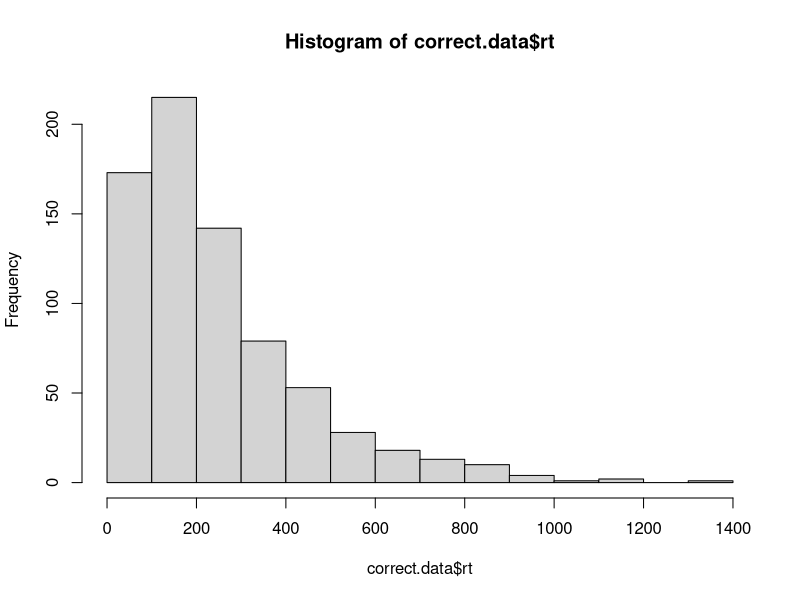
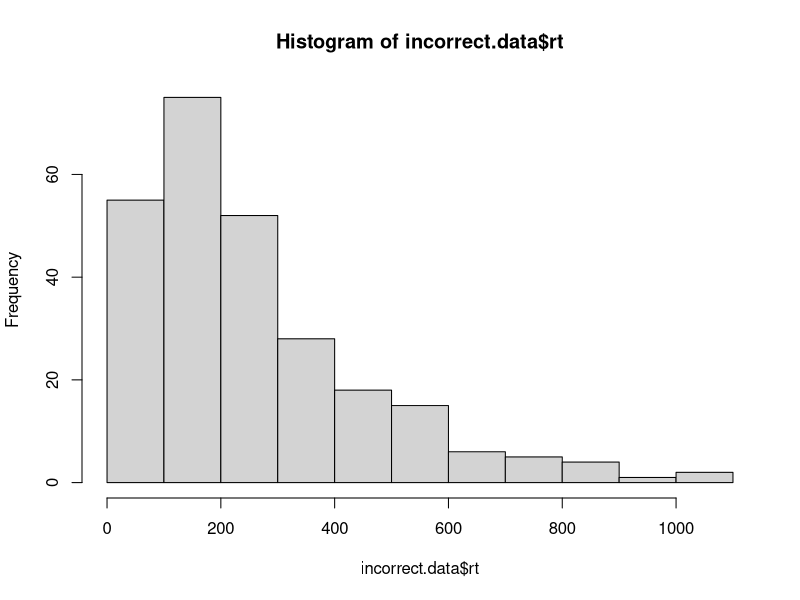

Write R code to recreate these figures, in order.
# implement the model by filling in the function below
# the model should return a data frame with two columns: correct and rt
# the correct column should be TRUE or FALSE, and rt should contain the
# number of steps it took to reach the criterion.

# note that the function takes four arguments:
# samples is the number of samples to draw from the model
# drift is the drift rate (default value is 0)
# sdrw is the variability in the drift rate (default value is 0.3)
# criterion is the threshold for a response (default value is 3)

random.walk.model <- function(samples, drift=0.01, sdrw=0.3, criterion=4.8){
  
  responses <- vector()
  latencies <- vector()
  
  for (i in c(1:samples)) {
    
    evidence <- 0 
    counter <- 0
    
    while (abs(evidence) < criterion) {
      evidence <- sum(evidence, rnorm(1, drift, sdrw))
      counter <- counter + 1
    }
    
    responses[i] <- sign(evidence)
    latencies[i] <- counter
  }
 
  output <- data.frame(
    correct = (responses == 1),
    rt = latencies[] 
  )
  
  return(output)
}

# test the model ####

# if the model is working correctly, then the line below should generate a data frame with 
# 1000 samples and about half of the samples should be correct. the average rt will probably
# be around 112, but might vary from that by a bit.

initial.test <- random.walk.model(1000)
sum(initial.test$correct) / length(initial.test$correct) # should be close to 0.5
mean(initial.test$rt) # should be about 112

# visualize the RT distributions ####

# we can use dplyr to filter the data and visualize the correct and incorrect RT distributions

library(dplyr)

correct.data <- initial.test %>% filter(correct==TRUE)
incorrect.data <- initial.test %>% filter(correct==FALSE)

hist(correct.data$rt)
hist(incorrect.data$rt)
